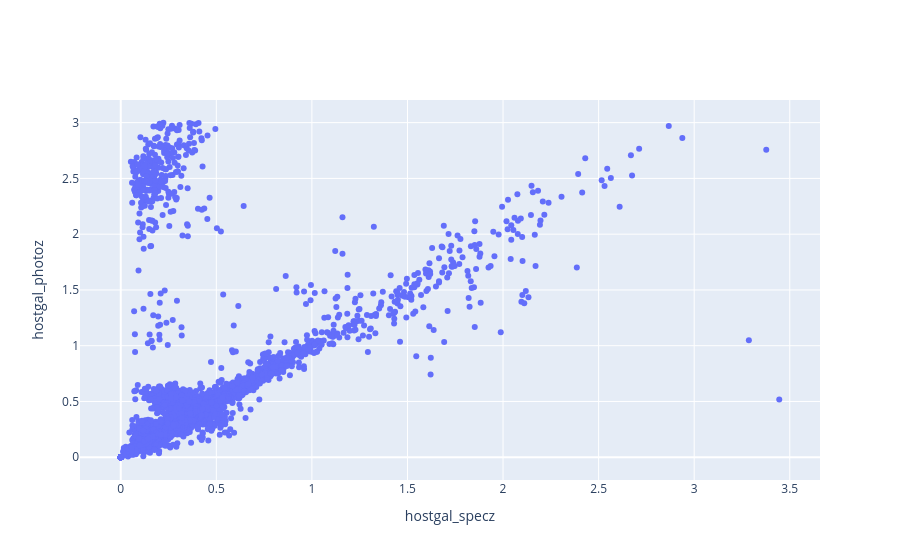

Notebook cell for this chart:
### Markdown cell above
## f) Create the plot using the standard Plotly [Graph Object](https://plotly.com/python/graph-objects/).

For the remainder of the tutorial we will use Graph Objects for our Plotly figures.  One motivation here is so that I can create multiple panels in one figure, which can be downloaded to an html file.  (Plotly express will only make an individual figure, and does not support arbitrary subplots.) 

First you create a <b>"trace"</b>, which holds the data.  There are many kinds of traces available in Plotly. (e.g., bar, scatter, etc.).  For this example, we will use a scatter trace.  (Interestingly, the scatter trace object also includes line traces, accessed by changing the "mode" key.  I will show the line version later on.)

Then you create a figure and add the trace to that figure.  A single figure can have multiple traces.

### Code cell
# Create a plot using Plotly Graph Objects(s)

# Note: We imported the plotly.graph_objects as go.
# create the trace
trace1 = go.Scatter(x = data["hostgal_specz"], y = data["hostgal_photoz"], # x and y values for the plot
    mode = 'markers', # setting mode to markers produces a typical scatter plot
)

# create the figure 
fig = go.Figure()

# add the trace and update a few parameters for the axes
fig.add_trace(trace1)
fig.update_xaxes(title='hostgal_specz')
fig.update_yaxes(title='hostgal_photoz')

fig.show()

### Figure 1 — Plotly figure (JSON) as saved in the notebook; plotly's stock layout.template omitted (floating-point values rounded to 4 significant figures; data arrays with more than 128 entries replaced by an {"elided": "..."} marker saying what was removed)
{"data": [{"mode": "markers", "type": "scatter", "x": {"elided": "7848 float values"}, "y": {"elided": "7848 float values"}}], "layout": {"xaxis": {"title": {"text": "hostgal_specz"}}, "yaxis": {"title": {"text": "hostgal_photoz"}}}}
